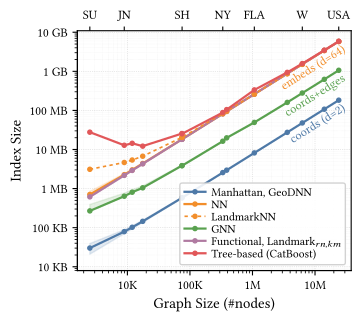

Write the Python code that produced this figure.
"""Square single-panel plot: index size vs graph size, one band per model family.

Usage:
    python fig3b_storage.py
    open fig3b_storage.pdf
"""
import sys
import os

import matplotlib
matplotlib.use('Agg')
import matplotlib.pyplot as plt
import matplotlib.ticker as ticker
import numpy as np

sys.path.insert(0, os.path.dirname(os.path.abspath(__file__)))
sys.path.insert(0, os.path.dirname(os.path.dirname(os.path.abspath(__file__))))  # '..' -> v7_camera_expts/

from plot_config import (
    METHOD_GROUP_COLORS,
    FS_AXIS,
    FS_TICK,
    FS_LEG,
    FS_ANN,
    FIGURES_DIR,
    LW,
    MS,
    training,
    tex_safe,
)
from extract_metrics import get_key, METHODS, DATASETS

# ── Tunable display flags ───────────────────────────────────────────────────
FONT_SCALE = 1.0   # knob: local multiplier on plot_config's base font sizes
FS_AXIS, FS_TICK, FS_LEG, FS_ANN = (f * FONT_SCALE for f in (FS_AXIS, FS_TICK, FS_LEG, FS_ANN))
LEGEND_LABELSPACING = 0.12  # knob: vertical gap between the in-axes legend's entries

C_COORD = METHOD_GROUP_COLORS['Baselines']
C_GNN   = METHOD_GROUP_COLORS['GNNs']
C_NN    = METHOD_GROUP_COLORS['NNs']
C_FUNC  = METHOD_GROUP_COLORS['Functional']
C_TREE  = METHOD_GROUP_COLORS['Tree']

ds_nodes = np.array([meta['nodes'] for meta in DATASETS.values()])

# Extract model size data from METRICS (keyed by '<model>_<dataset>_<query_dir>')
plot_data = {}
for model_key, model_value in METHODS.items():
    vals = []
    for data_key in DATASETS:
        metrics = training(get_key(model_key, data_key))
        vals.append(metrics.get('model_size') if metrics else np.nan)
    plot_data[model_value['label']] = np.array(vals, dtype=float)

def band(models):
    s = np.stack([plot_data[METHODS[m]['label']] for m in models])
    return np.nanmedian(s, axis=0), np.nanmin(s, axis=0), np.nanmax(s, axis=0)

coord_med, coord_lo, coord_hi = band(['Manhattan', 'GeoDNN'])
gnn_med,   gnn_lo,   gnn_hi   = band(['GCN', 'SAGE', 'GAT'])
nn_med,    nn_lo,    nn_hi    = band(['DistanceNN_sub', 'EmbeddingNN_mean', 'Vdist2vec', 'Ndist2vec'])
func_med,  func_lo,  func_hi  = band(['Path2vec', 'ANEDA', 'RNE', 'Landmark_random_subset', 'Landmark_kmeans_subset'])
landmarknn = plot_data[METHODS['CatBoostNN']['label']]
catboost   = plot_data[METHODS['CatBoost']['label']]

x = ds_nodes
mask_nn   = ~np.isnan(nn_med)
mask_func = ~np.isnan(func_med)

FIG_W, FIG_H = 3.5, 3.1

ANN_GAP = 0.9  # gap between line and label
ANN_X_SHIFT = 2.1   # anchor x multiplier — increase to push labels right
ANN_IDX = 11  # index of x-coord to label


def line_angle(ax, xa, ya, xb, yb):
    pa = ax.transData.transform((xa, ya))
    pb = ax.transData.transform((xb, yb))
    return np.degrees(np.arctan2(pb[1] - pa[1], pb[0] - pa[0]))


def label_on_line(ax, xarr, yarr, idx, text, color, above=True, fs=FS_ANN, angle=None):
    i0 = max(0, idx - 1)
    i1 = min(len(xarr) - 1, idx + 1)
    if angle is None:
        angle = line_angle(ax, xarr[i0], yarr[i0], xarr[i1], yarr[i1])
    factor = ANN_GAP if above else (1.0 / ANN_GAP)
    ax.text(xarr[idx] * ANN_X_SHIFT, yarr[idx] * factor, text,
            fontsize=fs, color=color, rotation=angle,
            rotation_mode='anchor', ha='right', va='center', zorder=6)


def draw(fig, gs, y_labels_right=False):
    """Draw the index-size-vs-graph-size panel into a gridspec cell. Returns the Axes."""
    ax = fig.add_subplot(gs)
    ax.set_xscale('log')
    ax.set_yscale('log')

    ax.fill_between(x, coord_lo, coord_hi, color=C_COORD, alpha=0.15)
    l_coord, = ax.plot(x, coord_med, color=C_COORD, lw=LW, marker='o', ms=MS, zorder=4,
                  label='Manhattan, GeoDNN')

    ax.fill_between(x, gnn_lo, gnn_hi, color=C_GNN, alpha=0.15)
    l_gnn, = ax.plot(x, gnn_med, color=C_GNN, lw=LW, marker='o', ms=MS, zorder=4,
                  label='GNN')

    ax.fill_between(x[mask_nn],   nn_lo[mask_nn],   nn_hi[mask_nn],   color=C_NN,   alpha=0.15)
    l_nn, = ax.plot(x[mask_nn], nn_med[mask_nn], color=C_NN, lw=LW, marker='o', ms=MS, zorder=4,
                  label='NN')
    ax.fill_between(x[mask_func], func_lo[mask_func], func_hi[mask_func], color=C_FUNC, alpha=0.15)
    l_func, = ax.plot(x[mask_func], func_med[mask_func], color=C_FUNC, lw=LW, marker='o', ms=MS, zorder=4,
                  label='Functional, Landmark$_{rn,km}$')

    l_landmarknn, = ax.plot(x, landmarknn, color=C_NN, lw=LW - 0.4, marker='o', ms=MS, zorder=4,
                  linestyle=(0, (2, 2)), label='LandmarkNN')

    l_catboost, = ax.plot(x, catboost, color=C_TREE, lw=LW, marker='o', ms=MS, zorder=4,
                  label='Tree-based (CatBoost)')

    # ── Axis setup ────────────────────────────────────────────────────────
    ax.xaxis.set_major_formatter(ticker.FuncFormatter(
        lambda v, _: f'{v/1e6:.0f}M' if v >= 1e6 else (f'{v/1e3:.0f}K' if v >= 1e3 else f'{v:.0f}')
    ))
    ax.xaxis.set_minor_locator(ticker.LogLocator(subs=np.arange(2, 10)))
    ax.tick_params(axis='x', which='minor', length=2)
    ax.tick_params(axis='x', labelsize=FS_TICK)

    ax2 = ax.twiny()
    ax2.set_xscale('log')
    ax2.set_xlim(ax.get_xlim())
    key_ds = {DATASETS[dk]['label']: DATASETS[dk]['nodes'] for dk in ['Surat', 'W_Jinan', 'W_Shanghai', 'W_NewYork', 'FLA', 'W', 'USA']}
    ax2.set_xticks(list(key_ds.values()))
    ax2.set_xticklabels(list(key_ds.keys()), fontsize=FS_TICK)
    ax2.xaxis.set_minor_locator(ticker.NullLocator())
    ax2.tick_params(axis='x', length=3)

    def _fmt_mb(v, _pos=None):
        if v >= 1000:
            return f'{v/1000:g} GB'
        if v >= 1:
            return f'{v:g} MB'
        return f'{v*1000:g} KB'

    ax.yaxis.set_major_formatter(ticker.FuncFormatter(_fmt_mb))
    ax.yaxis.set_major_locator(ticker.FixedLocator([0.01, 0.1, 1, 10, 100, 1000, 10000]))  # 10KB tick added at 0.01
    ax.set_ylim(bottom=0.008)  # lowered slightly so the 10KB tick is visible below the data's min (~30KB)
    if y_labels_right:
        ax.yaxis.tick_right()
        ax.yaxis.set_label_position('right')
        ax.spines['top'].set_visible(False)
    else:
        ax.spines['top'].set_visible(False)
        ax.spines['right'].set_visible(False)
    ax.tick_params(axis='y', labelsize=FS_TICK)
    ax.set_xlabel(tex_safe('Graph Size (#nodes)'), fontsize=FS_AXIS)
    ax.set_ylabel('Index Size', fontsize=FS_AXIS)

    ax.grid(which='major', linestyle=':', linewidth=0.5, alpha=0.6)
    ax.grid(which='minor', linestyle=':', linewidth=0.3, alpha=0.3)

    ax.legend(handles=[l_coord, l_nn, l_landmarknn, l_gnn, l_func, l_catboost], fontsize=FS_LEG, loc='lower right',
              framealpha=0.88, handlelength=1.8, labelspacing=LEGEND_LABELSPACING,
              borderpad=0.4, handletextpad=0.5)

    # ── On-line angled labels ────────────────────────────────────────────
    fig.canvas.draw()
    idx = min(ANN_IDX, len(x) - 1)
    shared_angle = line_angle(ax, x[idx - 1], coord_med[idx - 1],
                               x[min(idx + 1, len(x) - 1)], coord_med[min(idx + 1, len(x) - 1)])
    label_on_line(ax, x, coord_med,          idx, 'coords (d=2)',   C_COORD, above=False, fs=FS_ANN, angle=shared_angle)
    label_on_line(ax, x, gnn_med,            idx, 'coords+edges',   C_GNN,   above=False, fs=FS_ANN, angle=shared_angle)
    label_on_line(ax, x[mask_nn], nn_med[mask_nn], idx, 'embeds (d=64)', C_NN, above=False, fs=FS_ANN, angle=shared_angle)

    return ax


if __name__ == '__main__':
    fig = plt.figure(figsize=(FIG_W, FIG_H))
    gs = fig.add_gridspec(1, 1)
    draw(fig, gs[0, 0])

    fig.tight_layout(pad=0.3)

    OUT = FIGURES_DIR / 'fig3b_storage.pdf'
    fig.savefig(OUT, bbox_inches='tight', dpi=300)
    print(f'Saved {OUT}')
